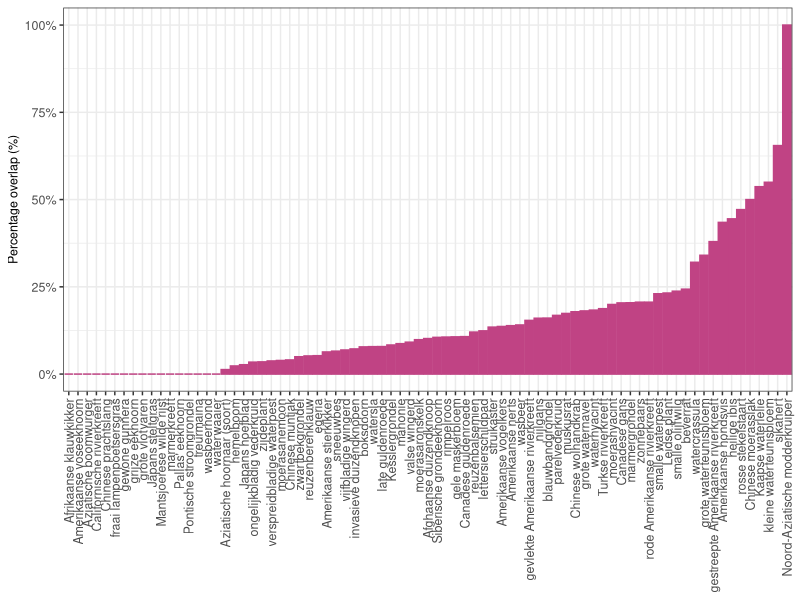
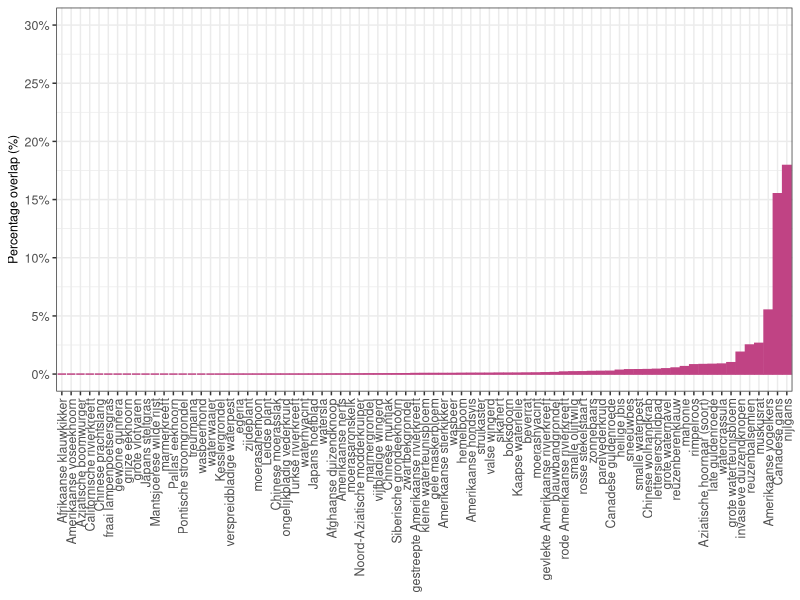
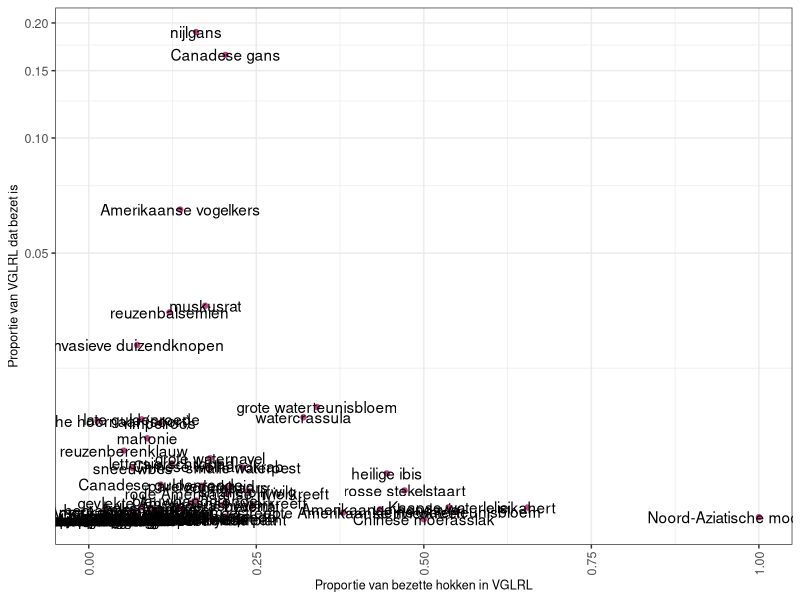
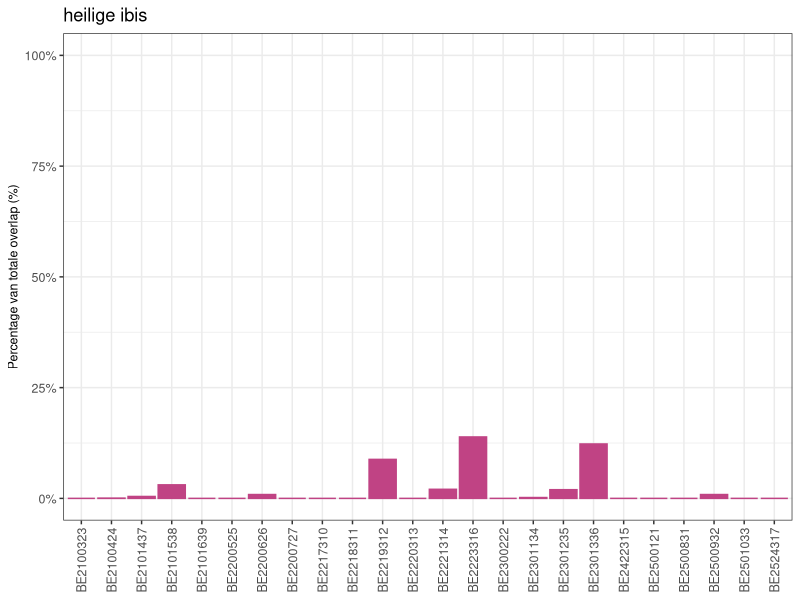
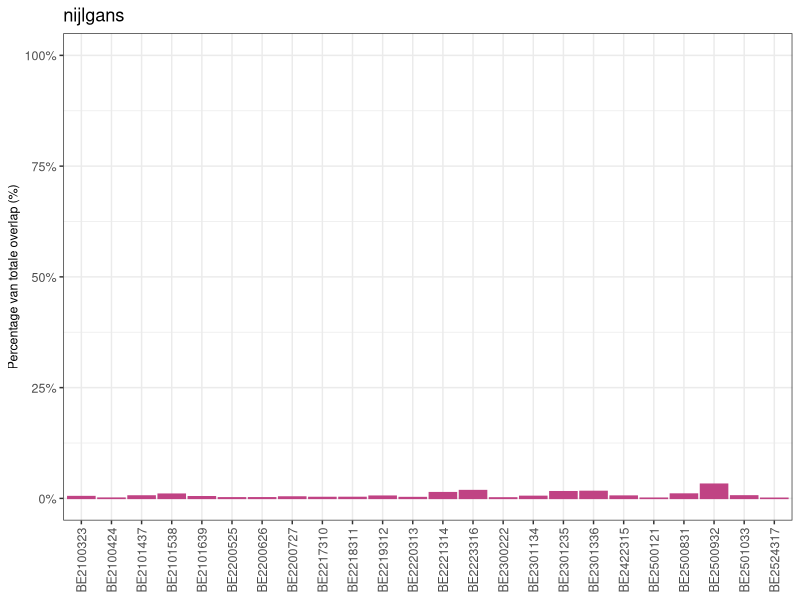
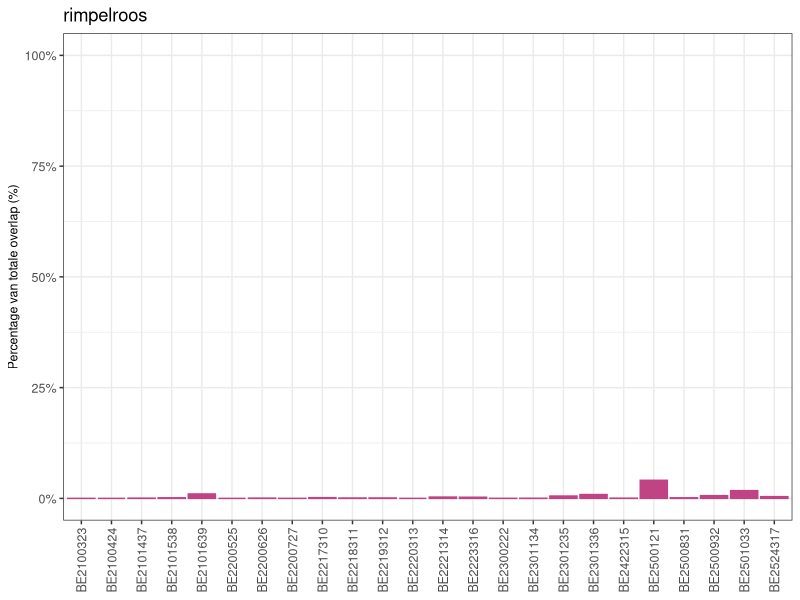
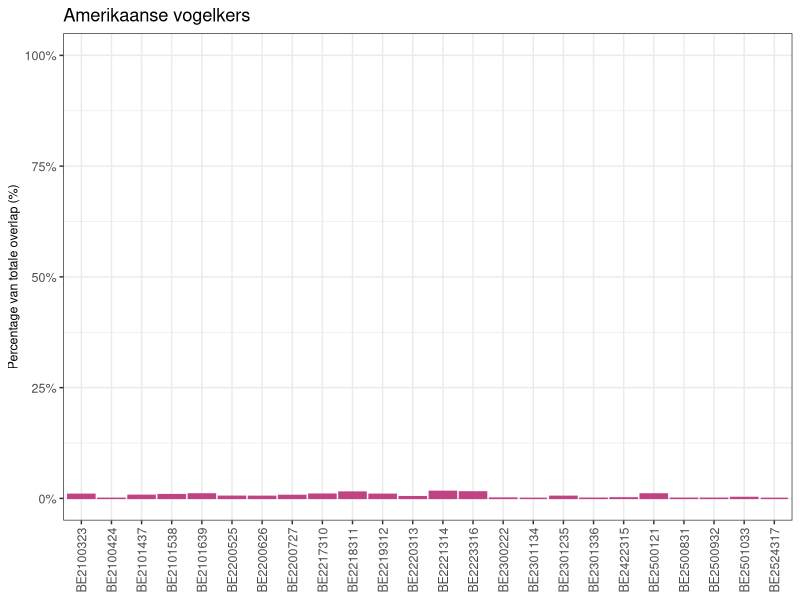
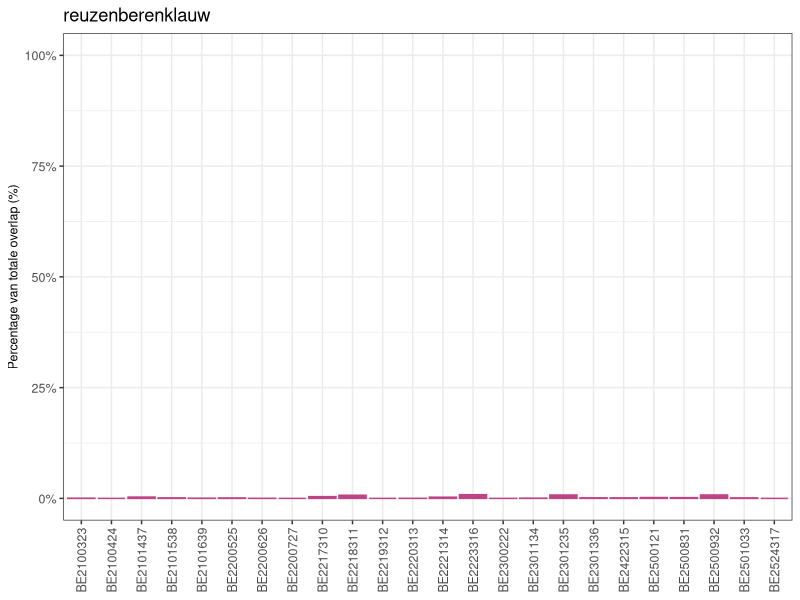

Recreate these plots in R, in order.
## ---- chunk 1
library(tidyverse)
## ---- chunk 2
rm(list=ls())
## ---- chunk 3
HBTRL <- read_csv("./radius/data/output/HBTRL.csv")
VGLRL <- read_csv("./radius/data/output/VGLRL.csv")
N2KHAB <- read_csv("./radius/data/output/N2KHAB.csv")
PATDAT <- read_csv("./radius/data/output/PATDAT.csv")
NBHP <- read_csv("./radius/data/output/NBHP.csv")
TOP3 <- read_csv("./radius/data/output/TOP3.csv")
## ---- chunk 4
ggplot(data = VGLRL, aes(x = reorder(Soort, inVGLRL), y = inVGLRL)) +
  geom_col(colour = "#c04384", fill = "#c04384") +
  scale_y_continuous(labels = scales::percent_format(accuracy = 1), limits = c(0,1), breaks = c(0,0.25,0.50,0.75,1) ) +
  ylab("Percentage overlap (%)") +
  theme_bw() +
  theme(axis.text = element_text(size = 9),
        axis.text.x = element_text(angle = 90, vjust = 0.5, hjust=1),
        axis.title.x = element_blank(),
        axis.title = element_text(size = 9)) 
## ---- chunk 5
ggplot(data = VGLRL, aes(x = reorder(Soort, ofVGLRL), y = ofVGLRL)) +
  geom_col(colour = "#c04384", fill = "#c04384") +
  scale_y_continuous(labels = scales::percent_format(accuracy = 1), limits = c(0,0.3), breaks = c(0,0.05,0.1,0.15,0.2,0.25,0.3) ) +
  ylab("Percentage overlap (%)") +
  theme_bw() +
  theme(axis.text = element_text(size = 9),
        axis.text.x = element_text(angle = 90, vjust = 0.5, hjust=1),
        axis.title.x = element_blank(),
        axis.title = element_text(size = 9)) 
## ---- chunk 6
ggplot(data = VGLRL, aes(x = inVGLRL, y = ofVGLRL + 0.01)) +
  geom_point(colour = "#c04384", fill = "#c04384") +
  geom_text(aes(label = Soort)) +
  coord_trans(y="log2") +
  scale_x_continuous(limits = c(0,1)) +
  ylab("Proportie van VGLRL dat bezet is") +
  xlab("Proportie van bezette hokken in VGLRL") + 
  theme_bw() +
  theme(
    axis.text = element_text(size = 9),
        axis.text.x = element_text(angle = 90, vjust = 0.5, hjust=1),
        axis.title = element_text(size = 9))
## ---- chunk 7
for (i in unique(VGLRL$Soort)) {
  soort_in_vglrl <- VGLRL %>%
    filter(Soort == i) %>%
    select(contains("inBE"))
  
  names(soort_in_vglrl) <- gsub("in", "", names(soort_in_vglrl))
  
  soort_in_vglrl <- soort_in_vglrl %>%
    pivot_longer(everything(), names_to = "Gebied", values_to = "Overlap") 
  
  print(ggplot(data = soort_in_vglrl, aes(x = Gebied, y = Overlap)) +
    geom_col(colour = "#c04384", fill = "#c04384") +
    scale_y_continuous(labels = scales::percent_format(accuracy = 1), limits = c(0,1)) +
    ylab("Percentage van totale overlap (%)") +
    ggtitle(paste(i)) +
    theme_bw() +
    theme(axis.text = element_text(size = 9),
          axis.text.x = element_text(angle = 90, vjust = 0.5, hjust=1),
          axis.title.x = element_blank(),
          axis.title = element_text(size = 9)))
    
}
## ---- chunk 8
ggplot(data = HBTRL, aes(x = reorder(Soort, inHBTRL), y = inHBTRL)) +
  geom_col(colour = "#c04384", fill = "#c04384") +
  scale_y_continuous(labels = scales::percent_format(accuracy = 1), limits = c(0,0.75), breaks = c(0,0.25,0.50,0.75) ) +
  ylab("Percentage overlap (%)") +
  theme_bw() +
  theme(axis.text = element_text(size = 9),
        axis.text.x = element_text(angle = 90, vjust = 0.5, hjust=1),
        axis.title.x = element_blank(),
        axis.title = element_text(size = 9)) 
## ---- chunk 9
ggplot(data = HBTRL, aes(x = reorder(Soort, ofHBTRL), y = ofHBTRL)) +
  geom_col(colour = "#c04384", fill = "#c04384") +
  scale_y_continuous(labels = scales::percent_format(accuracy = 1), limits = c(0,0.25), breaks = c(0,0.05,0.1,0.15,0.2,0.25) ) +
  ylab("Percentage overlap (%)") +
  theme_bw() +
  theme(axis.text = element_text(size = 9),
        axis.text.x = element_text(angle = 90, vjust = 0.5, hjust=1),
        axis.title.x = element_blank(),
        axis.title = element_text(size = 9)) 
## ---- chunk 10
ggplot(data = HBTRL, aes(x = inHBTRL, y = ofHBTRL + 0.01)) +
  geom_point(colour = "#c04384", fill = "#c04384") +
  geom_text(aes(label = Soort)) +
  coord_trans(y="log2") +
  scale_x_continuous(limits = c(0,1)) +
  ylab("Proportie van HBTRL dat bezet is") +
  xlab("Proportie van bezette hokken in HBTRL") + 
  theme_bw() +
  theme(
    axis.text = element_text(size = 9),
        axis.text.x = element_text(angle = 90, vjust = 0.5, hjust=1),
        axis.title = element_text(size = 9))
## ---- chunk 11
ggplot(data = N2KHAB, aes(x = reorder(Soort, inN2KHAB), y = inN2KHAB)) +
  geom_col(colour = "#c04384", fill = "#c04384") +
  scale_y_continuous(labels = scales::percent_format(accuracy = 1), limits = c(0,0.75), breaks = c(0,0.25,0.50,0.75) ) +
  ylab("Percentage overlap (%)") +
  theme_bw() +
  theme(axis.text = element_text(size = 9),
        axis.text.x = element_text(angle = 90, vjust = 0.5, hjust=1),
        axis.title.x = element_blank(),
        axis.title = element_text(size = 9)) 
## ---- chunk 12
ggplot(data = N2KHAB, aes(x = reorder(Soort, ofN2KHAB), y = ofN2KHAB)) +
  geom_col(colour = "#c04384", fill = "#c04384") +
  scale_y_continuous(labels = scales::percent_format(accuracy = 1), limits = c(0,0.25), breaks = c(0,0.05,0.1,0.15,0.2,0.25) ) +
  ylab("Percentage overlap (%)") +
  theme_bw() +
  theme(axis.text = element_text(size = 9),
        axis.text.x = element_text(angle = 90, vjust = 0.5, hjust=1),
        axis.title.x = element_blank(),
        axis.title = element_text(size = 9)) 
## ---- chunk 13
ggplot(data = N2KHAB, aes(x = inN2KHAB, y = ofN2KHAB + 0.01)) +
  geom_point(colour = "#c04384", fill = "#c04384") +
  geom_text(aes(label = Soort)) +
  coord_trans(y="log2") +
  scale_x_continuous(limits = c(0,1)) +
  ylab("Proportie van N2KHAB dat bezet is") +
  xlab("Proportie van bezette hokken in N2KHAB") + 
  theme_bw() +
  theme(
    axis.text = element_text(size = 9),
        axis.text.x = element_text(angle = 90, vjust = 0.5, hjust=1),
        axis.title = element_text(size = 9))
## ---- chunk 14
for (i in unique(N2KHAB$Soort)) {
  soort_in_n2khab <- N2KHAB %>%
    filter(Soort == i) %>%
    select(contains("in"))
  
  names(soort_in_n2khab) <- gsub("in", "", names(soort_in_n2khab))
  
  soort_in_n2khab <- soort_in_n2khab %>%
    pivot_longer(everything(), names_to = "Gebied", values_to = "Overlap") %>%
    filter(grepl('^[0-9]', Gebied))
  
  print(ggplot(data = soort_in_n2khab, aes(x = Gebied, y = Overlap)) +
    geom_col(colour = "#c04384", fill = "#c04384") +
    scale_y_continuous(labels = scales::percent_format(accuracy = 1), limits = c(0,1)) +
    ylab("Percentage van totale overlap (%)") +
    ggtitle(paste(i)) +
    theme_bw() +
    theme(axis.text = element_text(size = 9),
          axis.text.x = element_text(angle = 90, vjust = 0.5, hjust=1),
          axis.title.x = element_blank(),
          axis.title = element_text(size = 9)))
    
}
## ---- chunk 15
ggplot(data = NBHP, aes(x = reorder(Soort, inNBHP), y = inNBHP)) +
  geom_col(colour = "#c04384", fill = "#c04384") +
  scale_y_continuous(labels = scales::percent_format(accuracy = 1), limits = c(0,1), breaks = c(0,0.25,0.50,0.75,1) ) +
  ylab("Percentage overlap (%)") +
  theme_bw() +
  theme(axis.text = element_text(size = 9),
        axis.text.x = element_text(angle = 90, vjust = 0.5, hjust=1),
        axis.title.x = element_blank(),
        axis.title = element_text(size = 9)) 
## ---- chunk 16
ggplot(data = NBHP, aes(x = reorder(Soort, nNBHP), y = nNBHP)) +
  geom_col(colour = "#c04384", fill = "#c04384") +
  ylab("Aantal natuurbeheerplannen") +
  theme_bw() +
  theme(axis.text = element_text(size = 9),
        axis.text.x = element_text(angle = 90, vjust = 0.5, hjust=1),
        axis.title.x = element_blank(),
        axis.title = element_text(size = 9)) 
## ---- chunk 17
for (i in unique(NBHP$Soort)) {
  soort_in_nbhp <- NBHP %>%
    filter(Soort == i) %>%
    select(contains("in") & !c("inNBHP"))
  
  names(soort_in_nbhp) <- gsub("in", "", names(soort_in_nbhp))
  
  soort_in_nbhp <- soort_in_nbhp %>%
    pivot_longer(everything(), names_to = "Gebied", values_to = "Overlap") 
  
  print(ggplot(data = soort_in_nbhp, aes(x = Gebied, y = Overlap)) +
    geom_col(colour = "#c04384", fill = "#c04384") +
    scale_y_continuous(labels = scales::percent_format(accuracy = 1), limits = c(0,1)) +
    ylab("Percentage van totale overlap (%)") +
    ggtitle(paste(i)) +
    theme_bw() +
    theme(axis.text = element_text(size = 9),
          axis.text.x = element_text(angle = 90, vjust = 0.5, hjust=1),
          axis.title.x = element_blank(),
          axis.title = element_text(size = 9)))
    
}
## ---- chunk 18
ggplot(data = PATDAT, aes(x = reorder(Soort, inPATDAT), y = inPATDAT)) +
  geom_col(colour = "#c04384", fill = "#c04384") +
  scale_y_continuous(labels = scales::percent_format(accuracy = 1), limits = c(0,1), breaks = c(0,0.25,0.50,0.75,1) ) +
  ylab("Percentage overlap (%)") +
  theme_bw() +
  theme(axis.text = element_text(size = 9),
        axis.text.x = element_text(angle = 90, vjust = 0.5, hjust=1),
        axis.title.x = element_blank(),
        axis.title = element_text(size = 9)) 
## ---- chunk 19
ggplot(data = PATDAT, aes(x = reorder(Soort, ofPATDAT), y = ofPATDAT)) +
  geom_col(colour = "#c04384", fill = "#c04384") +
  scale_y_continuous(labels = scales::percent_format(accuracy = 1), limits = c(0,0.25), breaks = c(0,0.05,0.1,0.15,0.2,0.25) ) +
  ylab("Percentage overlap (%)") +
  theme_bw() +
  theme(axis.text = element_text(size = 9),
        axis.text.x = element_text(angle = 90, vjust = 0.5, hjust=1),
        axis.title.x = element_blank(),
        axis.title = element_text(size = 9)) 
## ---- chunk 20
ggplot(data = PATDAT, aes(x = inPATDAT, y = ofPATDAT + 0.01)) +
  geom_point(colour = "#c04384", fill = "#c04384") +
  geom_text(aes(label = Soort)) +
  coord_trans(y="log2") +
  scale_x_continuous(limits = c(0,1)) +
  ylab("Proportie van PATDAT dat bezet is") +
  xlab("Proportie van bezette hokken in PATDAT") + 
  theme_bw() +
  theme(
    axis.text = element_text(size = 9),
        axis.text.x = element_text(angle = 90, vjust = 0.5, hjust=1),
        axis.title = element_text(size = 9))
## ---- chunk 21
for (i in unique(PATDAT$Soort)) {
  soort_in_patdat <- PATDAT %>%
    filter(Soort == i) %>%
    select(contains("in") & !c("inPATDAT"))
  
  names(soort_in_patdat) <- gsub("in", "", names(soort_in_patdat))
  
  soort_in_patdat <- soort_in_patdat %>%
    pivot_longer(everything(), names_to = "Gebied", values_to = "Overlap") 
  
  print(ggplot(data = soort_in_patdat, aes(x = Gebied, y = Overlap)) +
    geom_col(colour = "#c04384", fill = "#c04384") +
    scale_y_continuous(labels = scales::percent_format(accuracy = 1), limits = c(0,1)) +
    ylab("Percentage van totale overlap (%)") +
    ggtitle(paste(i)) +
    theme_bw() +
    theme(axis.text = element_text(size = 9),
          axis.text.x = element_text(angle = 90, vjust = 0.5, hjust=1),
          axis.title.x = element_blank(),
          axis.title = element_text(size = 9)))
    
}
